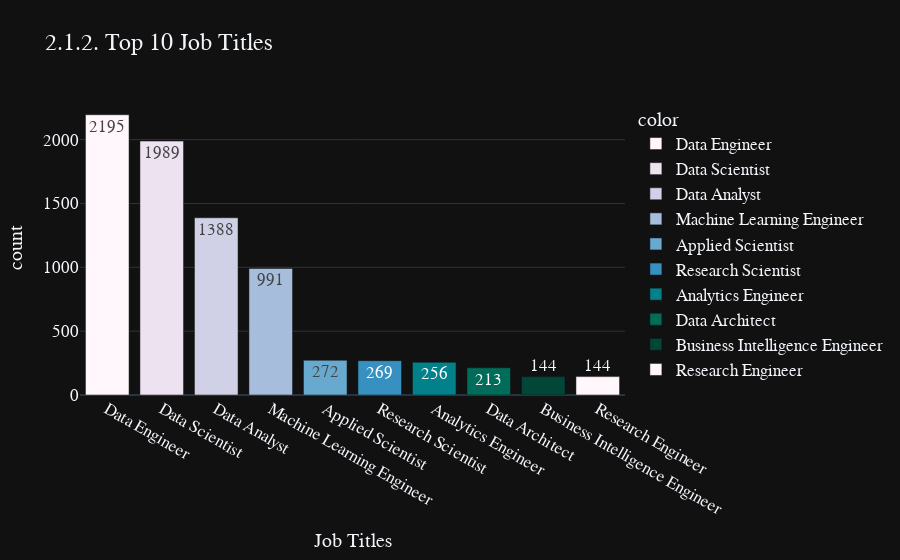

The notebook cell this image was saved under:
### Markdown cell above
plot a bar chart to see top 10 job titles below:

### Code cell
top10_job_title = df['job_title'].value_counts()[:10]
fig = px.bar(y=top10_job_title.values, 
             x=top10_job_title.index, 
             color = top10_job_title.index,
             color_discrete_sequence=px.colors.sequential.PuBuGn,
             text=top10_job_title.values,
             title= '2.1.2. Top 10 Job Titles',
             template= 'plotly_dark')
fig.update_layout(
    xaxis_title="Job Titles",
    yaxis_title="count",
    font = dict(size=17,family="Franklin Gothic"))
fig.show()

### Figure 1 — Plotly figure (JSON) as saved in the notebook; plotly's stock layout.template omitted (floating-point values rounded to 4 significant figures)
{"data": [{"alignmentgroup": "True", "hovertemplate": "color=Data Engineer<br>x=%{x}<br>y=%{y}<br>text=%{text}<extra></extra>", "legendgroup": "Data Engineer", "marker": {"color": "rgb(255,247,251)", "pattern": {"shape": ""}}, "name": "Data Engineer", "offsetgroup": "Data Engineer", "orientation": "v", "showlegend": true, "text": [2195], "textposition": "auto", "type": "bar", "x": ["Data Engineer"], "xaxis": "x", "y": [2195], "yaxis": "y"}, {"alignmentgroup": "True", "hovertemplate": "color=Data Scientist<br>x=%{x}<br>y=%{y}<br>text=%{text}<extra></extra>", "legendgroup": "Data Scientist", "marker": {"color": "rgb(236,226,240)", "pattern": {"shape": ""}}, "name": "Data Scientist", "offsetgroup": "Data Scientist", "orientation": "v", "showlegend": true, "text": [1989], "textposition": "auto", "type": "bar", "x": ["Data Scientist"], "xaxis": "x", "y": [1989], "yaxis": "y"}, {"alignmentgroup": "True", "hovertemplate": "color=Data Analyst<br>x=%{x}<br>y=%{y}<br>text=%{text}<extra></extra>", "legendgroup": "Data Analyst", "marker": {"color": "rgb(208,209,230)", "pattern": {"shape": ""}}, "name": "Data Analyst", "offsetgroup": "Data Analyst", "orientation": "v", "showlegend": true, "text": [1388], "textposition": "auto", "type": "bar", "x": ["Data Analyst"], "xaxis": "x", "y": [1388], "yaxis": "y"}, {"alignmentgroup": "True", "hovertemplate": "color=Machine Learning Engineer<br>x=%{x}<br>y=%{y}<br>text=%{text}<extra></extra>", "legendgroup": "Machine Learning Engineer", "marker": {"color": "rgb(166,189,219)", "pattern": {"shape": ""}}, "name": "Machine Learning Engineer", "offsetgroup": "Machine Learning Engineer", "orientation": "v", "showlegend": true, "text": [991], "textposition": "auto", "type": "bar", "x": ["Machine Learning Engineer"], "xaxis": "x", "y": [991], "yaxis": "y"}, {"alignmentgroup": "True", "hovertemplate": "color=Applied Scientist<br>x=%{x}<br>y=%{y}<br>text=%{text}<extra></extra>", "legendgroup": "Applied Scientist", "marker": {"color": "rgb(103,169,207)", "pattern": {"shape": ""}}, "name": "Applied Scientist", "offsetgroup": "Applied Scientist", "orientation": "v", "showlegend": true, "text": [272], "textposition": "auto", "type": "bar", "x": ["Applied Scientist"], "xaxis": "x", "y": [272], "yaxis": "y"}, {"alignmentgroup": "True", "hovertemplate": "color=Research Scientist<br>x=%{x}<br>y=%{y}<br>text=%{text}<extra></extra>", "legendgroup": "Research Scientist", "marker": {"color": "rgb(54,144,192)", "pattern": {"shape": ""}}, "name": "Research Scientist", "offsetgroup": "Research Scientist", "orientation": "v", "showlegend": true, "text": [269], "textposition": "auto", "type": "bar", "x": ["Research Scientist"], "xaxis": "x", "y": [269], "yaxis": "y"}, {"alignmentgroup": "True", "hovertemplate": "color=Analytics Engineer<br>x=%{x}<br>y=%{y}<br>text=%{text}<extra></extra>", "legendgroup": "Analytics Engineer", "marker": {"color": "rgb(2,129,138)", "pattern": {"shape": ""}}, "name": "Analytics Engineer", "offsetgroup": "Analytics Engineer", "orientation": "v", "showlegend": true, "text": [256], "textposition": "auto", "type": "bar", "x": ["Analytics Engineer"], "xaxis": "x", "y": [256], "yaxis": "y"}, {"alignmentgroup": "True", "hovertemplate": "color=Data Architect<br>x=%{x}<br>y=%{y}<br>text=%{text}<extra></extra>", "legendgroup": "Data Architect", "marker": {"color": "rgb(1,108,89)", "pattern": {"shape": ""}}, "name": "Data Architect", "offsetgroup": "Data Architect", "orientation": "v", "showlegend": true, "text": [213], "textposition": "auto", "type": "bar", "x": ["Data Architect"], "xaxis": "x", "y": [213], "yaxis": "y"}, {"alignmentgroup": "True", "hovertemplate": "color=Business Intelligence Engineer<br>x=%{x}<br>y=%{y}<br>text=%{text}<extra></extra>", "legendgroup": "Business Intelligence Engineer", "marker": {"color": "rgb(1,70,54)", "pattern": {"shape": ""}}, "name": "Business Intelligence Engineer", "offsetgroup": "Business Intelligence Engineer", "orientation": "v", "showlegend": true, "text": [144], "textposition": "auto", "type": "bar", "x": ["Business Intelligence Engineer"], "xaxis": "x", "y": [144], "yaxis": "y"}, {"alignmentgroup": "True", "hovertemplate": "color=Research Engineer<br>x=%{x}<br>y=%{y}<br>text=%{text}<extra></extra>", "legendgroup": "Research Engineer", "marker": {"color": "rgb(255,247,251)", "pattern": {"shape": ""}}, "name": "Research Engineer", "offsetgroup": "Research Engineer", "orientation": "v", "showlegend": true, "text": [144], "textposition": "auto", "type": "bar", "x": ["Research Engineer"], "xaxis": "x", "y": [144], "yaxis": "y"}], "layout": {"barmode": "relative", "font": {"family": "Franklin Gothic", "size": 17}, "legend": {"title": {"text": "color"}, "tracegroupgap": 0}, "title": {"text": "2.1.2. Top 10 Job Titles"}, "xaxis": {"anchor": "y", "domain": [0, 1], "title": {"text": "Job Titles"}}, "yaxis": {"anchor": "x", "domain": [0, 1], "title": {"text": "count"}}}}
